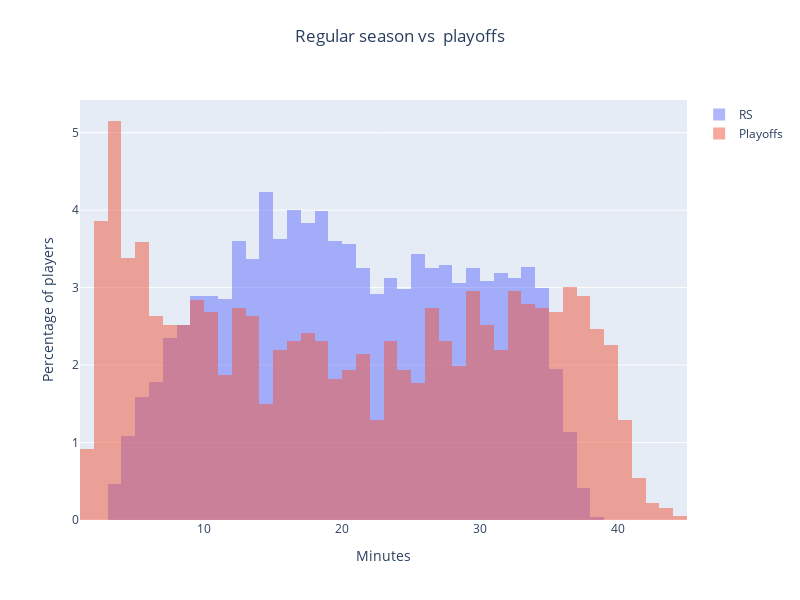

Source (notebook cell):
### Code cell
fig = go.Figure()
fig.add_trace(go.Histogram(x=hist_data(rs_df,50,5), histnorm='percent', name='RS',
                           xbins={'start':0,'end':46,'size':1}))
fig.add_trace(go.Histogram(x=hist_data(playoffs_df,5,1), histnorm='percent',
                           name='Playoffs', xbins={'start':0,'end':46,'size':1}))
fig.update_layout(barmode='overlay')
fig.update_traces(opacity=0.5)
fig.update_layout(height=600, width=800)
fig.update_xaxes(title_text='Minutes')
fig.update_yaxes(title_text='Percentage of players')
fig.update_layout(title_text=' Regular season vs  playoffs', title_x=0.5, title_y=0.95)
fig.show()

### Figure 1 — Plotly figure (JSON) as saved in the notebook; plotly's stock layout.template omitted (floating-point values rounded to 4 significant figures; data arrays with more than 128 entries replaced by an {"elided": "..."} marker saying what was removed)
{"data": [{"histnorm": "percent", "name": "RS", "opacity": 0.5, "type": "histogram", "x": {"elided": "4771 float values"}, "xbins": {"end": 46, "size": 1, "start": 0}}, {"histnorm": "percent", "name": "Playoffs", "opacity": 0.5, "type": "histogram", "x": {"elided": "1864 float values"}, "xbins": {"end": 46, "size": 1, "start": 0}}], "layout": {"barmode": "overlay", "height": 600, "title": {"text": " Regular season vs  playoffs", "x": 0.5, "y": 0.95}, "width": 800, "xaxis": {"autorange": true, "range": [1, 45], "title": {"text": "Minutes"}, "type": "linear"}, "yaxis": {"autorange": true, "range": [0, 5.421], "title": {"text": "Percentage of players"}}}}
